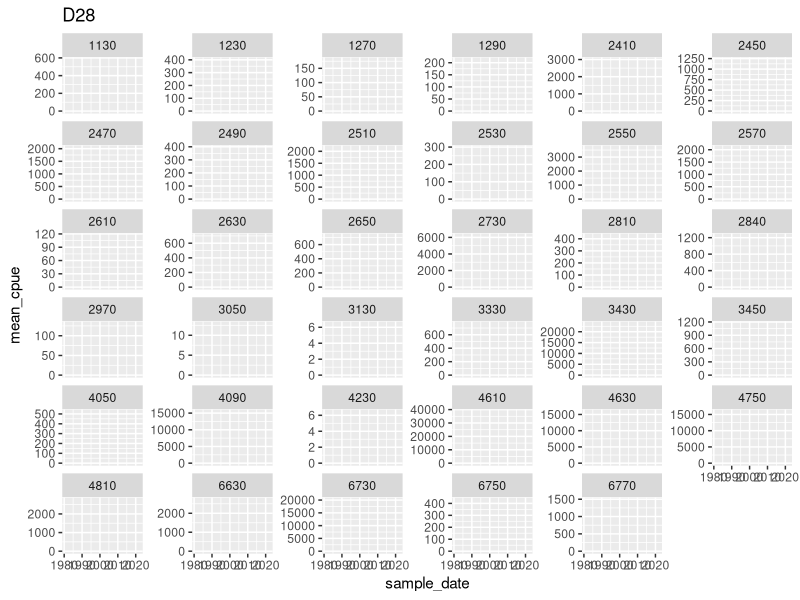
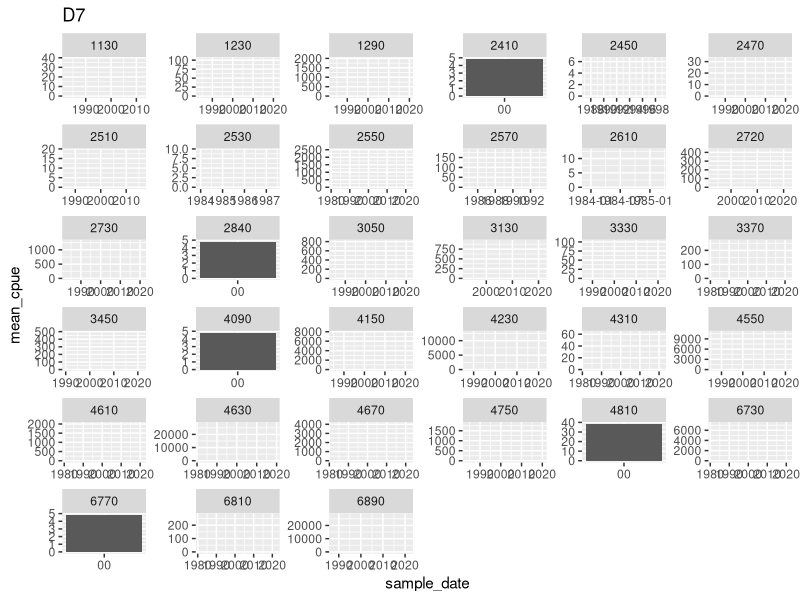
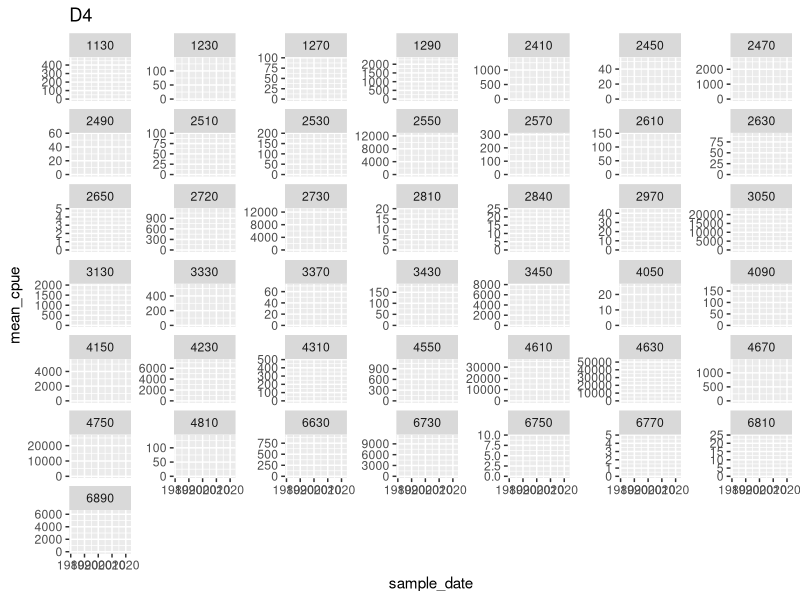

These charts were generated, in order, by the following R code:
#Benthic Inverts
#look at changes in abundances through time 
#for taxa present in at least 10% of each of the three long term stations

#packages
library(tidyverse)

#read in data
benthic <- read_csv("./benthic/data_output/benthic_common10_abundances_by_station.csv") %>% 
  glimpse()

#create subsets for each station----------

d28 <- benthic %>% 
  filter(station_code == "D28A-L" & mean_cpue>0) %>% 
  arrange(organism_code)

d4 <- benthic %>% 
  filter(station_code == "D4-L"& mean_cpue>0)

d7 <- benthic %>% 
  filter(station_code == "D7-C"& mean_cpue>0) %>% 
  glimpse()


#plot panel of plots showing changes in abundance through time of organisms at each station---------

#D28
(plot_d28 <- ggplot(d28,aes(sample_date,mean_cpue))+
   geom_bar(stat="identity")+
   facet_wrap(vars(organism_code)
              ,scales="free_y"
              )+
   ggtitle("D28")
   
)

#D7
(plot_d7 <- ggplot(d7,aes(sample_date,mean_cpue))+
    geom_bar(stat="identity")+
    facet_wrap(vars(organism_code)
               ,scales="free"
    )+
    ggtitle("D7") 
    
)

#D4
(plot_d4 <- ggplot(d4,aes(sample_date,mean_cpue))+
    geom_bar(stat="identity")+
    facet_wrap(vars(organism_code)
               ,scales="free_y"
    )+
    ggtitle("D4") 
)
  
#once we get the plots working properly, maybe we do anomaly plots to better show who increased and decreased




